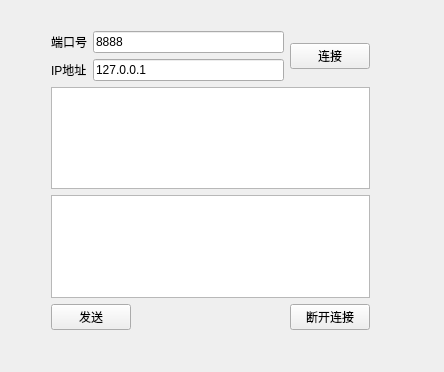
<?xml version="1.0" encoding="UTF-8"?>
<ui version="4.0">
 <class>Widget</class>
 <widget class="QWidget" name="Widget">
  <property name="geometry">
   <rect>
    <x>0</x>
    <y>0</y>
    <width>444</width>
    <height>372</height>
   </rect>
  </property>
  <property name="windowTitle">
   <string>Widget</string>
  </property>
  <widget class="QWidget" name="verticalLayoutWidget_2">
   <property name="geometry">
    <rect>
     <x>40</x>
     <y>20</y>
     <width>341</width>
     <height>321</height>
    </rect>
   </property>
   <layout class="QVBoxLayout" name="verticalLayout">
    <item>
     <layout class="QHBoxLayout" name="horizontalLayout">
      <item>
       <layout class="QGridLayout" name="gridLayout">
        <item row="1" column="0">
         <widget class="QLabel" name="labelPort">
          <property name="text">
           <string>端口号</string>
          </property>
         </widget>
        </item>
        <item row="1" column="1">
         <widget class="QLineEdit" name="lineEditPort">
          <property name="text">
           <string>8888</string>
          </property>
         </widget>
        </item>
        <item row="2" column="0">
         <widget class="QLabel" name="labelAddress">
          <property name="text">
           <string>IP地址</string>
          </property>
         </widget>
        </item>
        <item row="2" column="1">
         <widget class="QLineEdit" name="lineEditIpAddress">
          <property name="text">
           <string>127.0.0.1</string>
          </property>
         </widget>
        </item>
       </layout>
      </item>
      <item>
       <widget class="QPushButton" name="btnConnect">
        <property name="text">
         <string>连接</string>
        </property>
       </widget>
      </item>
     </layout>
    </item>
    <item>
     <widget class="QTextEdit" name="textEditRead"/>
    </item>
    <item>
     <widget class="QTextEdit" name="textEditWrite"/>
    </item>
    <item>
     <layout class="QHBoxLayout" name="horizontalLayout_2">
      <item>
       <widget class="QPushButton" name="btnSend">
        <property name="text">
         <string>发送</string>
        </property>
       </widget>
      </item>
      <item>
       <spacer name="horizontalSpacer">
        <property name="orientation">
         <enum>Qt::Horizontal</enum>
        </property>
        <property name="sizeHint" stdset="0">
         <size>
          <width>40</width>
          <height>20</height>
         </size>
        </property>
       </spacer>
      </item>
      <item>
       <widget class="QPushButton" name="btnDisconnect">
        <property name="text">
         <string>断开连接</string>
        </property>
       </widget>
      </item>
     </layout>
    </item>
   </layout>
  </widget>
 </widget>
 <layoutdefault spacing="6" margin="11"/>
 <resources/>
 <connections/>
</ui>
